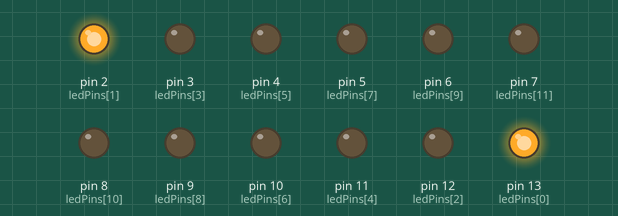
This sketch was run on a simulated Arduino Uno, built with avr-gcc and run on an emulated ATmega328P. Shown: output pins drawn as LEDs (lit = HIGH).

Above: at 0.2 s.
At 1.7 s:
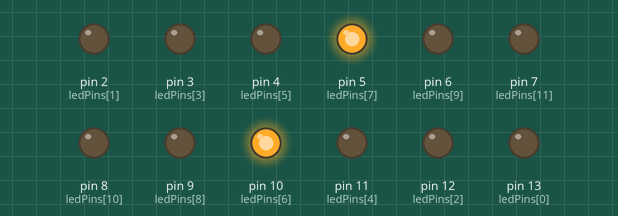
At 2.2 s:
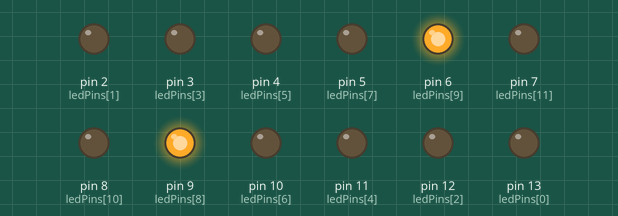
At 3.0 s:
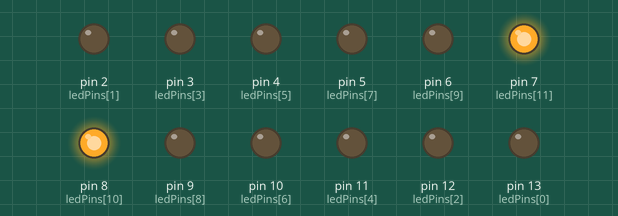
At 5.2 s:
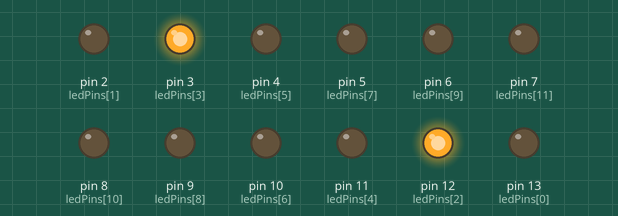
At 7.2 s:
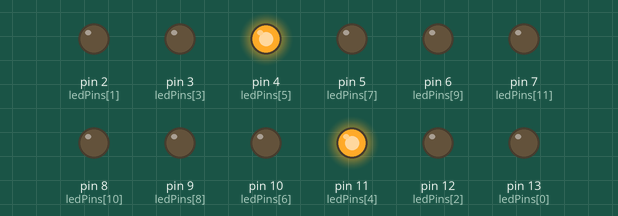
Timing chart, 0 to 7.8 s (numbered marks = the images above):
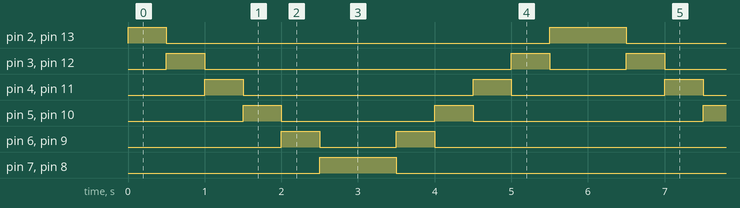

Measured:
- by itself, pin 2 (ledPins[1]), pin 13 (ledPins[0]): repeats every 6.0 s: LOW 5.0 s, HIGH 1.0 s
- by itself, pin 3 (ledPins[3]), pin 12 (ledPins[2]): repeats every 6.0 s: LOW 4.0 s, HIGH 0.50 s, LOW 1.0 s, HIGH 0.50 s
- by itself, pin 4 (ledPins[5]), pin 11 (ledPins[4]): repeats every 6.0 s: LOW 3.0 s, HIGH 0.50 s, LOW 2.0 s, HIGH 0.50 s
- by itself, pin 5 (ledPins[7]), pin 10 (ledPins[6]): repeats every 6.0 s: LOW 2.0 s, HIGH 0.50 s, LOW 3.0 s, HIGH 0.50 s
- by itself, pin 6 (ledPins[9]), pin 9 (ledPins[8]): repeats every 6.0 s: LOW 1.0 s, HIGH 0.50 s, LOW 4.0 s, HIGH 0.50 s
- by itself, pin 7 (ledPins[11]), pin 8 (ledPins[10]): alternates HIGH for 1.0 s and LOW for 5.0 s

The sketch:

Lab_Exercise_1.2.ino
```cpp
// C++ code
//
int ledPins[] = {13, 2, 12, 3, 11, 4, 10, 5, 9, 6, 8, 7};
int numLeds = 12;
int time = 500;

void setup() {
  for (int i = 0; i < numLeds; i++) {
  	pinMode(ledPins[i], OUTPUT);
  }
}

void loop() {
  for (int i = 0; i < numLeds; i += 2) {
    digitalWrite(ledPins[i], HIGH);
    digitalWrite(ledPins[i+1], HIGH);
    delay(time);
    digitalWrite(ledPins[i], LOW);
    digitalWrite(ledPins[i+1], LOW);
  }

  for (int i = numLeds - 2; i >= 0; i -= 2) {
    digitalWrite(ledPins[i], HIGH);
    digitalWrite(ledPins[i+1], HIGH);
    delay(time);
    digitalWrite(ledPins[i], LOW);
    digitalWrite(ledPins[i+1], LOW);
  }
}
```
